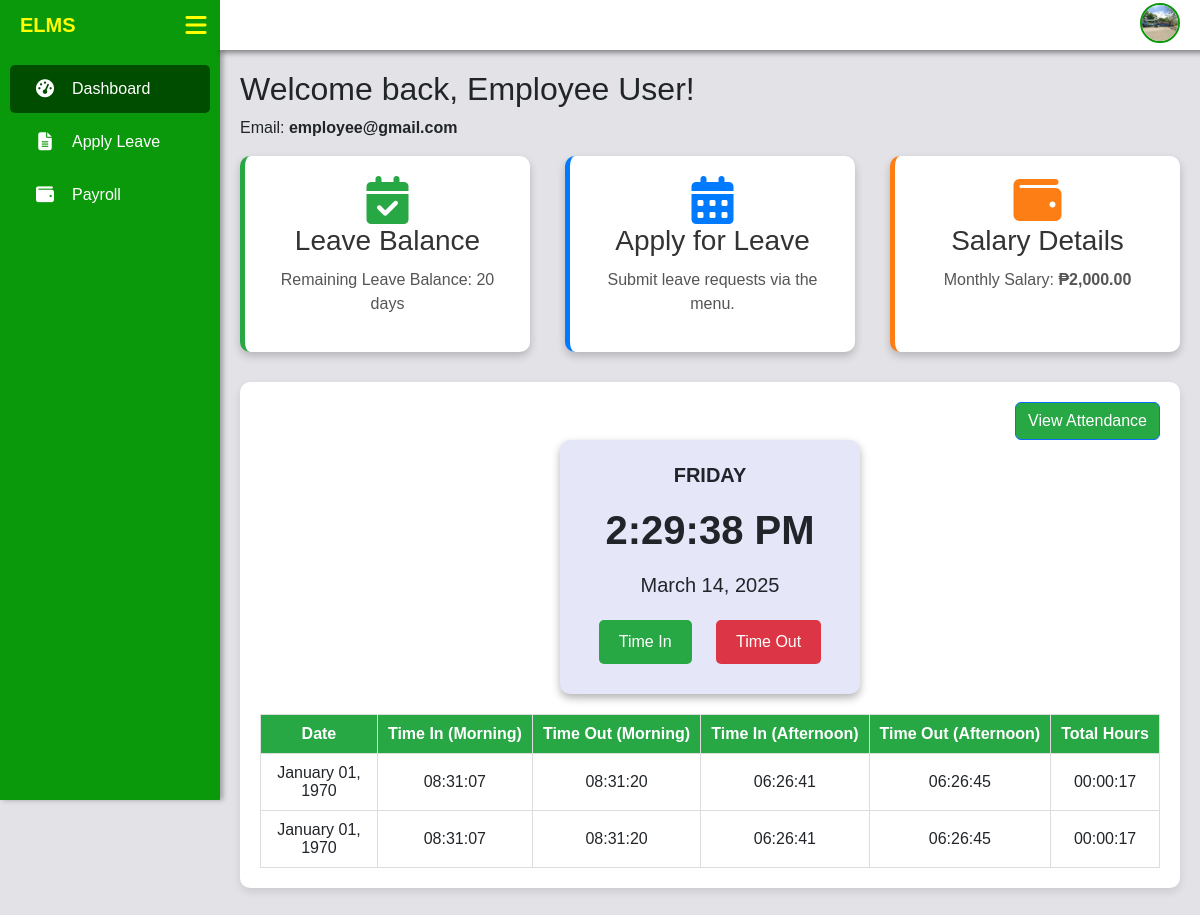
The page /employee/dashboard.php (signed in) on the database its author committed.
### tables this page shows
CREATE TABLE `users` (
  `user_id` int(11) NOT NULL,
  `first_name` varchar(50) NOT NULL,
  `middle_name` varchar(50) DEFAULT NULL,
  `last_name` varchar(50) NOT NULL,
  `email` varchar(100) NOT NULL,
  `password` varchar(255) NOT NULL,
  `role` enum('Admin','Employee') NOT NULL,
  `gender` enum('Male','Female') NOT NULL,
  `phone` varchar(20) DEFAULT NULL,
  `address` text DEFAULT NULL,
  `birthdate` date DEFAULT NULL,
  `employment_start_date` date DEFAULT NULL,
  `employment_end_date` date DEFAULT NULL,
  `department_id` int(11) DEFAULT NULL,
  `created_at` timestamp NOT NULL DEFAULT current_timestamp(),
  `profile_picture` varchar(255) DEFAULT NULL,
  `employee_type` varchar(50) NOT NULL,
  `salary` decimal(10,2) NOT NULL DEFAULT 0.00,
  `leave_balance` int(11) NOT NULL DEFAULT 0,
  `reset_token` varchar(64) DEFAULT NULL,
  `token_expiry` datetime DEFAULT NULL
);

CREATE TABLE `attendance` (
  `id` int(11) NOT NULL,
  `user_id` int(11) NOT NULL,
  `date` date NOT NULL,
  `morning_time_in` time DEFAULT NULL,
  `morning_time_out` time DEFAULT NULL,
  `afternoon_time_in` time DEFAULT NULL,
  `afternoon_time_out` time DEFAULT NULL,
  `total_hours` varchar(10) DEFAULT NULL
);

### employee/dashboard.php (the view, shortened to what this page needs)
<?php
    require_once '../db.php';
    include '../includes/navbar.php';
    $user_id = $_SESSION['user_id'];
    try {
        $stmt = $pdo->prepare("SELECT first_name, last_name, email, leave_balance, salary FROM users WHERE user_id = ?");
        $stmt->execute([$user_id]);
        $employee = $stmt->fetch(PDO::FETCH_ASSOC) ?? ['first_name' => 'Unknown', 'last_name' => '', 'email' => 'N/A', 'leave_balance' => 0, 'salary' => 'N/A'];
        $total_leaves = $employee['leave_balance'];
        $salary = $employee['salary'];
    } catch (PDOException $e) {
        die("Database error: " . $e->getMessage());
    }
    try {
        $stmt = $pdo->prepare("SELECT id, morning_time_in, morning_time_out, afternoon_time_in, afternoon_time_out, total_hours
                               FROM attendance WHERE user_id = ? ORDER BY date DESC");
        $stmt->execute([$user_id]);
        $attendance_records = $stmt->fetchAll(PDO::FETCH_ASSOC);
    } catch (PDOException $e) {
        die("Database error: " . $e->getMessage());
    }
?>
<!DOCTYPE html>
<html lang="en">
<head>
    <link rel="stylesheet" href="https://cdnjs.cloudflare.com/ajax/libs/font-awesome/6.4.2/css/all.min.css">
    <link rel="stylesheet" href="https://cdn.datatables.net/2.2.2/css/dataTables.dataTables.css" />
    <link href="https://cdn.jsdelivr.net/npm/bootstrap@5.3.0/dist/css/bootstrap.min.css" rel="stylesheet">
</head>
<body>
    <div class="content" id="content">
        <h2>Welcome back, <?php echo htmlspecialchars($employee['first_name'] . " " . $employee['last_name']); ?>!</h2>
        <p>Email: <span style="font-weight: bold !important;"><?php echo htmlspecialchars($employee['email']); ?></span></p>
        <div class="dashboard-container">
            <div class="dashboard-card" style="border-left: 5px solid #28a745;">
                <i class="fas fa-calendar-check fa-3x" style="color: #28a745;"></i>
                <h3>Leave Balance</h3>
                <p>Remaining Leave Balance: <?php echo htmlspecialchars($total_leaves); ?> days</p>
            </div>
            <div class="dashboard-card" style="border-left: 5px solid #007bff; cursor: pointer;" onclick="window.location.href='apply_leave.php';">
                <i class="fas fa-calendar-alt fa-3x" style="color: #007bff;"></i>
                <h3>Apply for Leave</h3>
                <p>Submit leave requests via the menu.</p>
            </div>
            <div class="dashboard-card" style="border-left: 5px solid #fd7e14;">
                <i class="fas fa-wallet fa-3x" style="color: #fd7e14;"></i>
                <h3>Salary Details</h3>
                <p>Monthly Salary: <strong>₱<?php echo number_format($salary, 2); ?></strong></p>
            </div>
        </div>
        <div class="attendance-container">
            <div class="attendance-header">
                <button id="viewAttendanceBtn" class="btn btn-primary">View Attendance</button>
            </div>
            <div class="time-container">
                <div class="day" id="current-day">Loading...</div>
                <div class="time" id="current-time">Loading...</div>
                <div class="date" id="current-date">Loading...</div>
                <div class="buttons">
                    <button class="time-in " id="timeInBtn">Time In</button>
                    <button class="time-out" id="timeOutBtn">Time Out</button>
                </div>
            </div>
            <table id="attendanceTable">
                <thead>
                    <tr>
                        <th>Date</th>
                        <th>Time In (Morning)</th>
                        <th>Time Out (Morning)</th>
                        <th>Time In (Afternoon)</th>
                        <th>Time Out (Afternoon)</th>
                        <th>Total Hours</th>
                    </tr>
                </thead>
                <tbody id="attendanceTableBody">
                <?php if (!empty($attendance_records)): ?>
                    <?php foreach ($attendance_records as $record): ?>
                        <tr>
                            <td><?php echo date("F d, Y", strtotime($record['date'])); ?></td>
                            <td><?php echo htmlspecialchars($record['morning_time_in'] ?? '—'); ?></td>
                            <td><?php echo htmlspecialchars($record['morning_time_out'] ?? '—'); ?></td>
                            <td><?php echo htmlspecialchars($record['afternoon_time_in'] ?? '—'); ?></td>
                            <td><?php echo htmlspecialchars($record['afternoon_time_out'] ?? '—'); ?></td>
                            <td><?php echo htmlspecialchars($record['formatted_total_hours'] ?? '—'); ?></td>
                        </tr>
                    <?php endforeach; ?>
                <?php else: ?>
                <?php endif; ?>
                </tbody>
            </table>
        </div>
    </div>
</body>
</html>

### includes/navbar.php (shortened to what this page needs)
<?php
    $role = $_SESSION['role'] ?? 'Employee';
    $email = $_SESSION['email'] ?? '';
    require '../db.php';
    $stmt = $pdo->prepare("SELECT profile_picture FROM users WHERE email = :email");
    $stmt->bindParam(':email', $email, PDO::PARAM_STR);
    $stmt->execute();
    $user = $stmt->fetch(PDO::FETCH_ASSOC);
    $profile_picture = $user['profile_picture'] ?? 'default.png';
    $protocol = isset($_SERVER['HTTPS']) && $_SERVER['HTTPS'] === 'on' ? "https://" : "http://";
    $host = $_SERVER['HTTP_HOST'];
    $basePath = ($role === 'Admin') ? "/elmsv2/admin/" : "/elmsv2/employee/";
    $dashboard_link = $protocol . $host . $basePath . 'dashboard.php';
?>
<!DOCTYPE html>
<html lang="en">
<head>
    <link rel="stylesheet" href="https://cdnjs.cloudflare.com/ajax/libs/font-awesome/6.5.1/css/all.min.css">
</head>
<body>
    <aside class="sidebar" id="sidebar">
        <ul>
            <li><a href="<?= $dashboard_link; ?>"><i class="fas fa-tachometer-alt"></i> Dashboard</a></li>
            <?php if ($role == 'Admin'): ?>
                <li><a href="../admin/departments.php"><i class="fas fa-building"></i> Departments</a></li>
                <li><a href="../admin/manage_employees.php"><i class="fas fa-users"></i> Manage Staff</a></li>
                <li><a href="../admin/manage_leave.php"><i class="fas fa-calendar-check"></i> Manage Leave</a></li>
                <li><a href="../admin/manage_payroll.php"><i class="fas fa-file-invoice-dollar"></i> Manage Payroll</a></li>
                <!-- <li><a href="../admin/manage_attendance.php"><i class="fas fa-user-clock"></i> Attendance</a></li>
                <li><a href="../admin/settings.php"><i class="fas fa-cogs"></i> Settings</a></li> -->
            <?php elseif ($role == 'Employee'): ?>
                <li><a href="../employee/apply_leave.php"><i class="fas fa-file-alt"></i> Apply Leave</a></li>
                <li><a href="../employee/payroll.php"><i class="fas fa-wallet"></i> Payroll</a></li>
            <?php endif; ?>
        </ul>
    </aside>
    <div class="topbar" id="topbar">
        <div class="logo">ELMS</div>
        <i class="fa-solid fa-bars menu-icon" id="menuIcon"></i>
    </div>
    <div class="profile-picture-container" id="profileDropdown">
        <img src="../files/images/<?php echo htmlspecialchars($profile_picture); ?>" alt="Profile" class="profile-img">
    </div>
</body>
</html>

### includes/fade_in.php (style rules this page uses)
body { opacity: 0; transition: opacity 1s ease-in; }
body.fade-in { opacity: 1; }

### includes/navbar.php (style rules this page uses)
body { margin: 0; font-family: Arial, sans-serif; }
.topbar { height: 50px; width: calc(100% + 220px); background: linear-gradient(to right, #0a990a 220px, white 220px); color: yellow; display: flex; align-items: center; padding: 0 20px; position: fixed; left: 0; transition: transform 0.3s ease-in-out; box-shadow: 220px 3px 5px rgba(0, 0, 0, 0.4); z-index: 1000; }
.logo { font-size: 20px; font-weight: bold; margin-right: 110px; }
.menu-icon { font-size: 24px; cursor: pointer; transition: transform 0.3s ease-in-out; }
.profile-picture-container { position: fixed; right: 20px; cursor: pointer; top: 2.5px; transition: right 0.3s ease-in-out; z-index: 1001; }
.profile-img { width: 40px; height: 40px; border-radius: 50%; object-fit: cover; border: 2px solid #0a990a; }
.sidebar { display: block; width: 220px; height: 100vh; background-color: #0a990a; color: yellow; position: fixed; left: 0; top: 0; padding-top: 60px; transition: transform 0.3s ease-in-out; box-shadow: 3px 0 5px rgba(0, 0, 0, 0.3); z-index: 1000; }
.sidebar ul { list-style: none; padding: 0; }
.sidebar ul li { padding: 12px 20px; margin: 5px 10px; cursor: pointer; border-radius: 5px; display: flex; align-items: center; transition: background 0.3s ease-in-out; z-index: 1000; }
.sidebar ul li a { color: white; text-decoration: none; font-size: 16px; display: flex; align-items: center; width: 100%; }
.sidebar ul li i { width: 30px; text-align: center; margin-right: 12px; font-size: 18px; }
.sidebar ul li.active { background: #004d00; }

### employee/dashboard.php (style rules this page uses)
body { margin: 0; font-family: Arial, sans-serif; background-color: #e2e2e7; }
.content { margin-left: 220px; padding: 70px 20px 20px 20px; transition: margin-left 0.3s ease-in-out; }
.dashboard-container { display: flex; flex-wrap: wrap; gap: 35px; justify-content: center; }
.dashboard-card { background: white; padding: 20px; border-radius: 10px; box-shadow: 0 4px 8px rgba(0, 0, 0, 0.2); flex: 1; min-width: 280px; max-width: 100%; text-align: center; transition: transform 0.3s ease, box-shadow 0.3s ease; }
.dashboard-card h3 { color: #333; margin-bottom: 10px; }
.dashboard-card p { color: #555; font-size: 16px; }
.attendance-container { font-family: 'Poppins', sans-serif; text-align: center; margin: 30px auto; background: white; padding: 20px; border-radius: 10px; box-shadow: 0 4px 8px rgba(0, 0, 0, 0.1); }
.day { font-size: 20px; font-weight: bold; margin-bottom: 10px; }
.date { font-size: 20px; margin-bottom: 10px; }
.time { font-size: 40px; font-weight: bold; margin-bottom: 10px; }
.buttons button { padding: 10px 20px; margin: 10px; font-size: 16px; border: none; border-radius: 5px; cursor: pointer; transition: 0.3s; }
.time-container { display: flex; margin: 0 auto; padding: 20px; border-radius: 10px; background-color: #e6e6f9; flex-direction: column; align-items: center; justify-content: center; width: 300px; box-shadow: 0 4px 8px rgba(0, 0, 0, 0.3); }
.attendance-header { display: flex; justify-content: flex-end; }
#viewAttendanceBtn { background-color: #28a745; color: white; transition: background 0.3s ease; }
.time-in { background-color: #28a745; color: white; }
.time-out { background-color: #dc3545; color: white; }
table { width: 100%; margin-top: 20px; border-collapse: collapse; }
table, th, td { border: 1px solid #ddd; }
th, td { padding: 10px; text-align: center !important; }
th { background-color: #28a745; color: white; }
th:first-child, td:first-child { width: 13% !important; }

### rows shown on the page
users: profile_picture (picture), first_name+last_name "Employee User", email "employee@gmail.com", leave_balance "20", salary "2,000.00"
attendance: date "January 01, 1970", morning_time_in "08:31:07", morning_time_out "08:31:20", afternoon_time_in "06:26:41", afternoon_time_out "06:26:45", total_hours "00:00:17"
